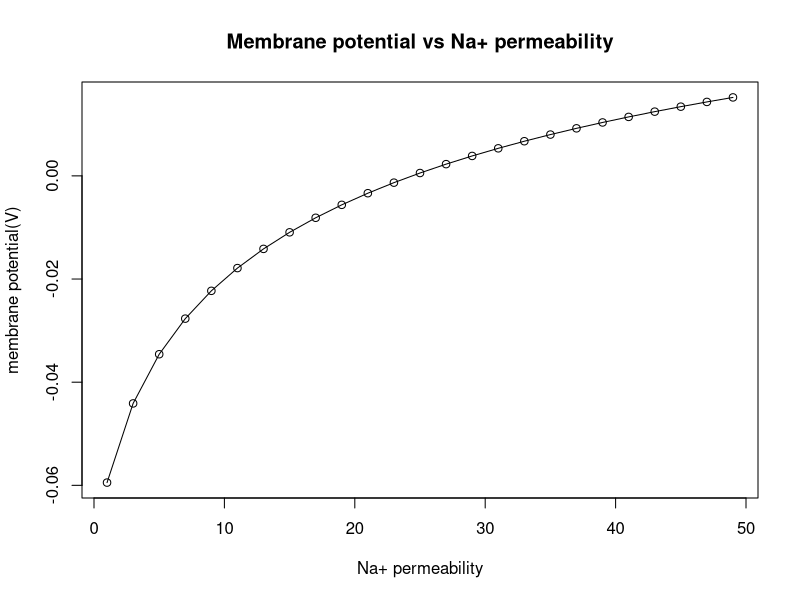
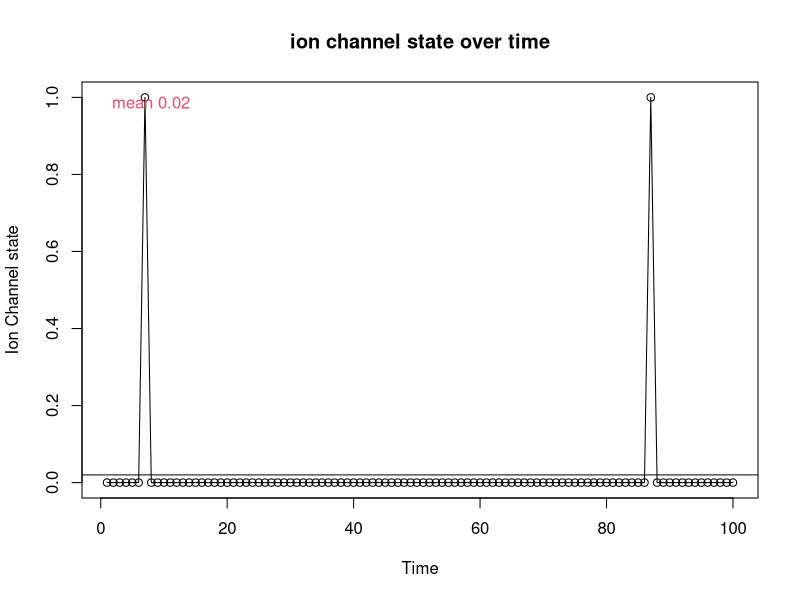
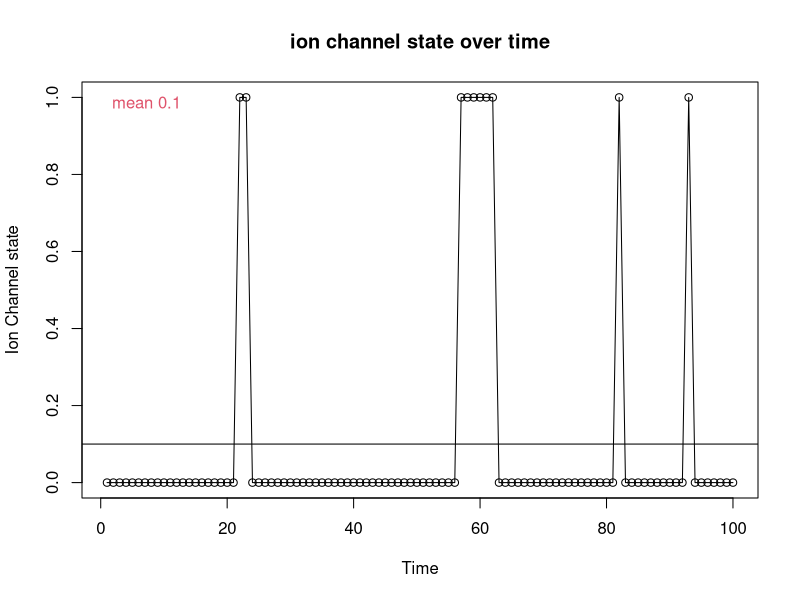
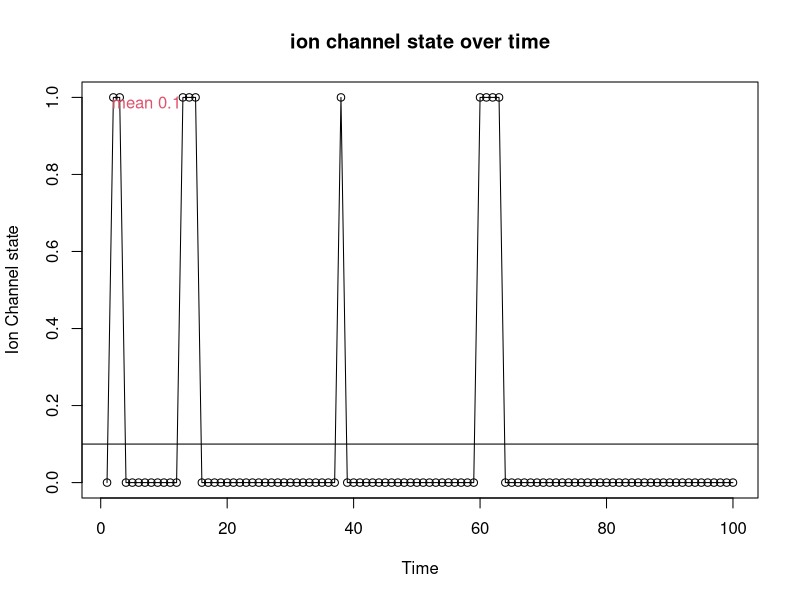
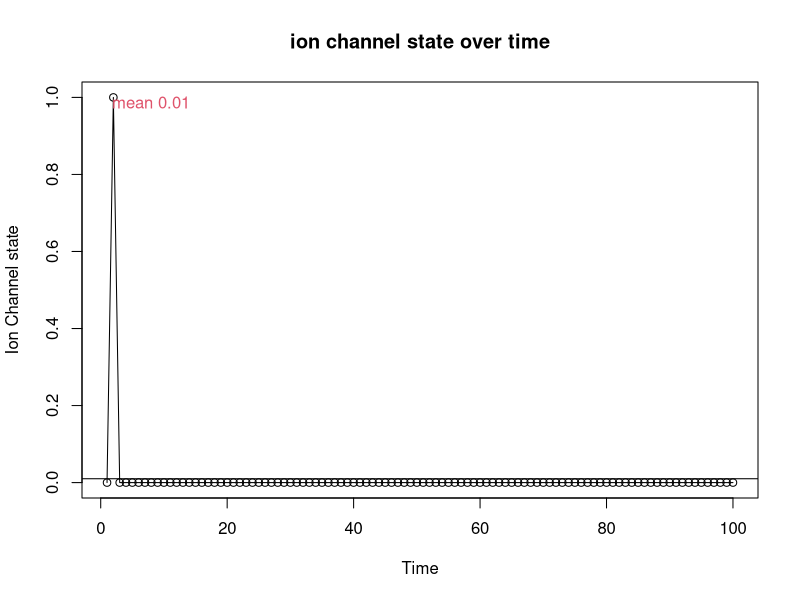
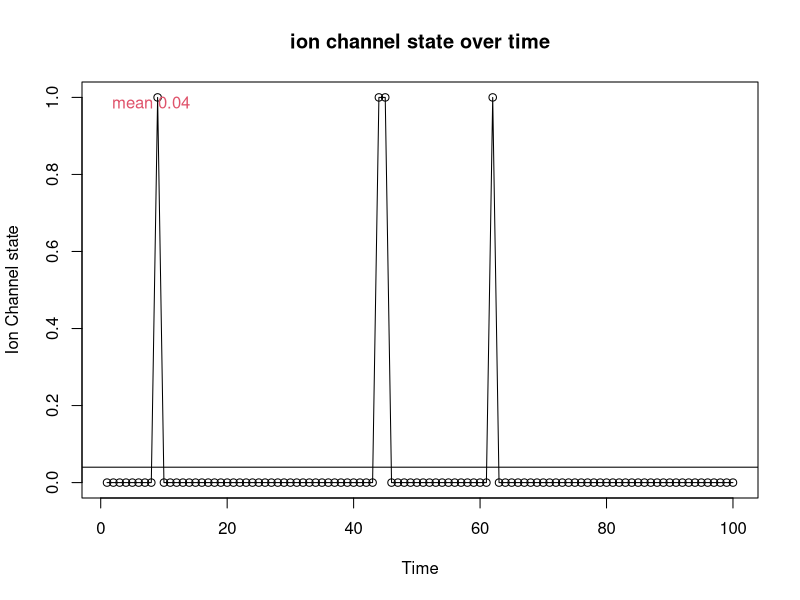
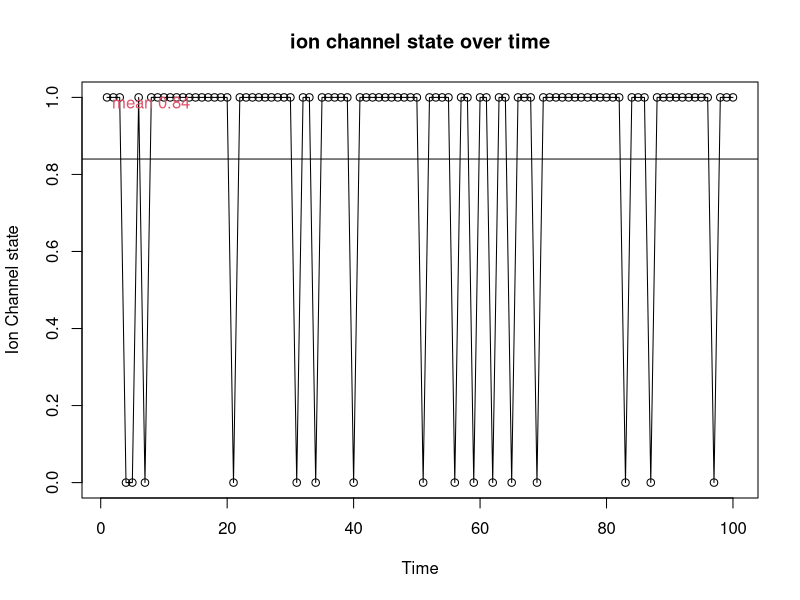
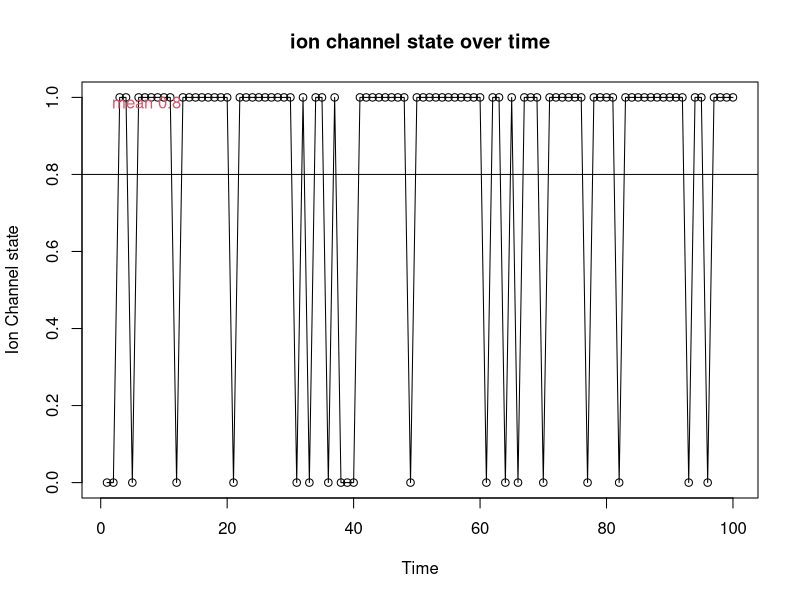

The R script that drew these images, in order:
## ---- chunk 1

PNa <- seq(1,50,2)


R <- 8.314
Fa <- 96500
Temp <- 310
  
ghk <- function(PNa, PK, PCl, Na0, K0, Cl0, Nai, Ki, Cli){
  Erev <- ((R*Temp)/Fa)*log((((PNa*Na0)+(PK*K0)+(PCl*Cli))/((PNa*Nai)+(PK*Ki)+(PCl*Cl0))))
  return(Erev)
}
ghk(PNa,20,5,460,10,540,50,400,100)

mempot <- ghk(PNa,20,5,460,10,540,50,400,100)


plot(PNa, mempot, xlab="Na+ permeability", ylab="membrane potential(V)", main="Membrane potential vs Na+ permeability",type="o")

## ---- chunk 2

P_Na <- seq(1,50,2)
mempot <- ghk(P_Na,20,5,460,10,540,50,400,100)
CURstate <- 0
endtime <- 100
state<-rep(0, endtime)


for(t in mempot){
  if(t> -0.02){
  p <- 0.8
  q <- 0.8
  } else {
  p <- 0.65
  q <- 0.03
  }
  for(t in 1:endtime){
  randomNum<-runif(1)  #runif(1) randomly generates a number between 0 and 1   
  if(CURstate==1){
    if(randomNum < p){
      CURstate <- 1
    }else{
      CURstate <- 0
    }
  }else{
    if(randomNum< q){
      CURstate<-1
    }else{
      CURstate<- 0
    }
  }
  state[t] <- CURstate
  }
  mean(state)
  plot(1:endtime, state, xlab="Time", ylab="Ion Channel state", main="ion channel state over time", type="o")
  abline(h=mean(state))
  legend("topleft",bty="n",legend=paste("mean",mean(state)), text.col=c(2))
}

state

#22. Overall, as the membrane potential gets more positive than the threshold value, the channel will be opened more often than it's closed, as when they are less than the threshold value -0.02 V, they will be closed more than they are open. For all the graphs, they  retain one state more often than the other.

